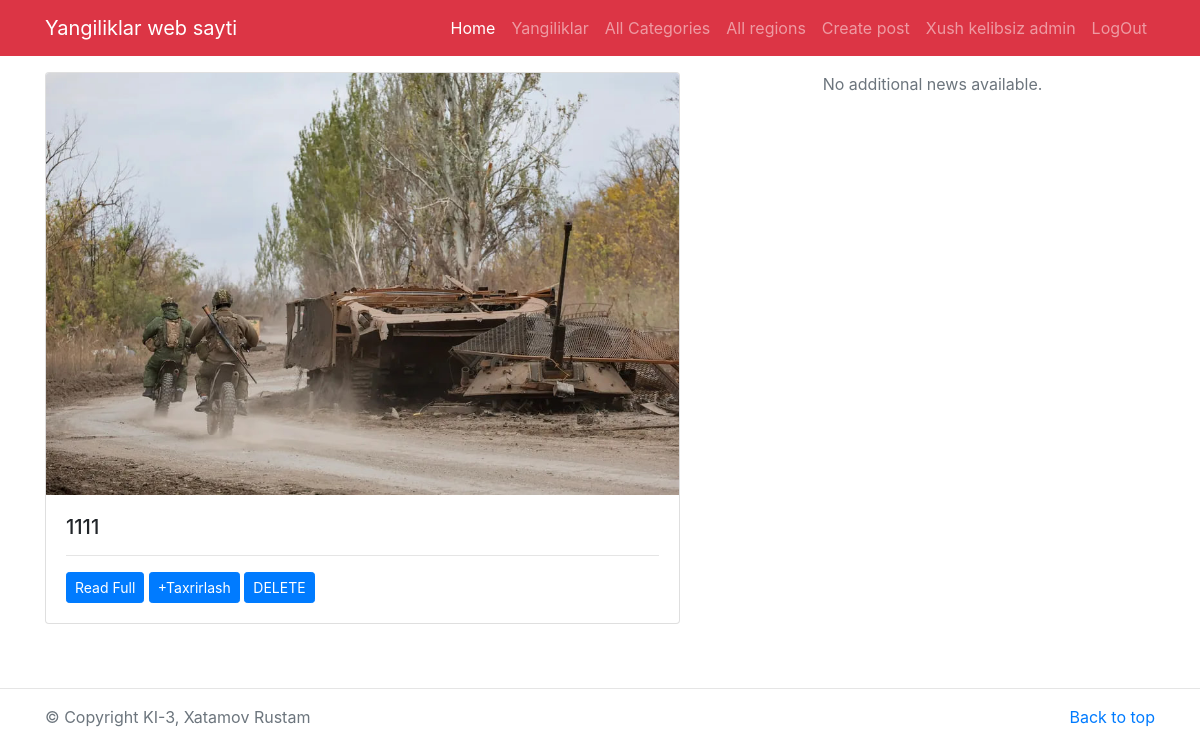
/ (signed in), run on the app's committed database.
### registration/models.py (models this page shows)
class Custom_user_model(AbstractUser):
    age = models.PositiveIntegerField(blank=True, null=True)
    address = models.TextField(blank=True, null=True)

### app/models.py (models this page shows, shortened)
class News(models.Model):
    category = models.ForeignKey(Category, on_delete=models.CASCADE, blank=True, null=True)
    region = models.ForeignKey(Region, on_delete=models.CASCADE, blank=True, null=True)
    title = models.CharField(max_length=200)
    body = models.TextField()
    date = models.DateField(auto_now=True)
    image = models.ImageField(upload_to='image/')
    author = models.ForeignKey(settings.AUTH_USER_MODEL, on_delete=models.CASCADE)

### app/views.py (the view)
# urls.py: path('', home, name='home'),
def home(request):
    first_news = News.objects.first()
    three_news = News.objects.all()[1:4]
    return render(request, 'home.html', {
        'first_news': first_news,
        'three_news': three_news,
    })

### templates/home.html
{% extends 'base.html' %}
{% block content%}
<main class="container mt-3 mb-5">
    {% if first_news %}
    <div class="row my-3">
        <div class="col-md-7">
            <div class="card mb-3">
                <img src="/media/{{first_news.image}}" class="card-img-top" alt="{{first_news.title}}">
                <div class="card-body">
                    <h5 class="card-title">{{first_news.title}}</h5>
                    <hr/>
                    <p class="card-text">
                        <a href="/detail/{{first_news.id}}" class="btn btn-sm btn-primary">Read Full</a>
                        <a href="{% url 'edit_post' first_news.pk %}" class="btn btn-sm btn-primary"> +Taxrirlash </a>
                        <a href="{% url 'delete_post' first_news.pk %}" class="btn btn-sm btn-primary"> DELETE </a>
                    </p>
                </div>
            </div>
        </div>
        <div class="col-md-5" style="max-height: 450px; overflow: auto;">
            {% if three_news %}
                {% for news in three_news %}
                <div class="card mb-2">
                    <div class="row no-gutters">
                        <div class="col-md-4">
                            <img src="/media/{{news.image}}" class="card-img-top" alt="{{news.title}}">
                        </div>
                        <div class="col-md-8">
                            <div class="card-body">
                                <h5 class="card-title">{{news.title}}</h5>
                                <p class="card-text">
                                    <a href="{% url 'detail' news.pk %}" class="btn btn-sm btn-primary">Read Full</a>
                                    <a href="{% url 'edit_post' news.pk %}" class="btn btn-sm btn-primary"> +Taxrirlash </a>
                                    <a href="{% url 'delete_post' news.pk %}" class="btn btn-sm btn-primary"> DELETE </a>
                                </p>
                            </div>
                        </div>
                    </div>
                </div>
                <hr/>
                {% endfor %}
            {% else %}
                <p class="text-muted text-center">No additional news available.</p>
            {% endif %}
        </div>
    </div>
    {% else %}
        <p class="text-center text-muted">No posts available to display.</p>
    {% endif %}
</main>
{% endblock %}

### templates/base.html (shortened to what this page needs)
{% load static %}
<html>
<head>
<link rel="stylesheet" href="https://stackpath.bootstrapcdn.com/bootstrap/4.3.1/css/bootstrap.min.css">
</head>
<body>
    <nav class="navbar navbar-expand-lg navbar-dark bg-danger">
        <div class="container">
            <a class="navbar-brand" href="/">Yangiliklar web sayti</a>
            <div class="collapse navbar-collapse" id="navbarNav">
                <ul class="navbar-nav ml-auto">
                    <li class="nav-item {% if request.path == '/' %}active{% endif %}">
                        <a class="nav-link" href="{% url 'home' %}">Home</a>
                    </li>
                    <li class="nav-item {% if request.path == '/all-news' %}active{% endif %}">
                        <a class="nav-link" href="{% url 'all_news' %}">Yangiliklar</a>
                    </li>
                    <li class="nav-item {% if request.path == '/all-categories' %}active{% endif %}">
                        <a class="nav-link" href="{% url 'all-category' %}">All Categories</a>
                    </li>
                    <li class="nav-item {% if request.path == '/all-regions' %}active{% endif %}">
                        <a class="nav-link" href="{% url 'all-region' %}">All regions</a>
                    </li>
                    <li class="nav-item {% if request.path == '/create-post/new' %}active{% endif %}">
                        <a class="nav-link" href="{% url 'create_post' %}">Create post</a>
                    </li>
                    <li class="nav-item">
                        {% if user.is_authenticated %}
                            <a class="nav-link" href="">Xush kelibsiz {{user.username}}</a>
                            <li><a class="nav-link" href="{% url 'logout'%}">LogOut</a></li>
                        {% else %}
                            <li><a class="nav-link" href="{% url 'login'%}">Login</a></li>
                            <li><a class="nav-link" href=""> | </a></li>
                            <li><a class="nav-link" href="{% url 'signup'%}">SignUp</a></li>
                        {% endif %}
                    </li>
                </ul>
            </div>
        </div>
    </nav>
    {% block content %}
    {% endblock %}
    <hr/>
    <footer class="text-muted">
        <div class="container">
            <p class="float-right">
                <a href="{% url 'home' %}">Back to top</a>
            </p>
            <p>&copy; Copyright KI-3, Xatamov Rustam</p>
        </div>
    </footer>
</body>
</html>

### data on the page
Custom_user_model: username "admin"
News: image (picture), title "1111"
